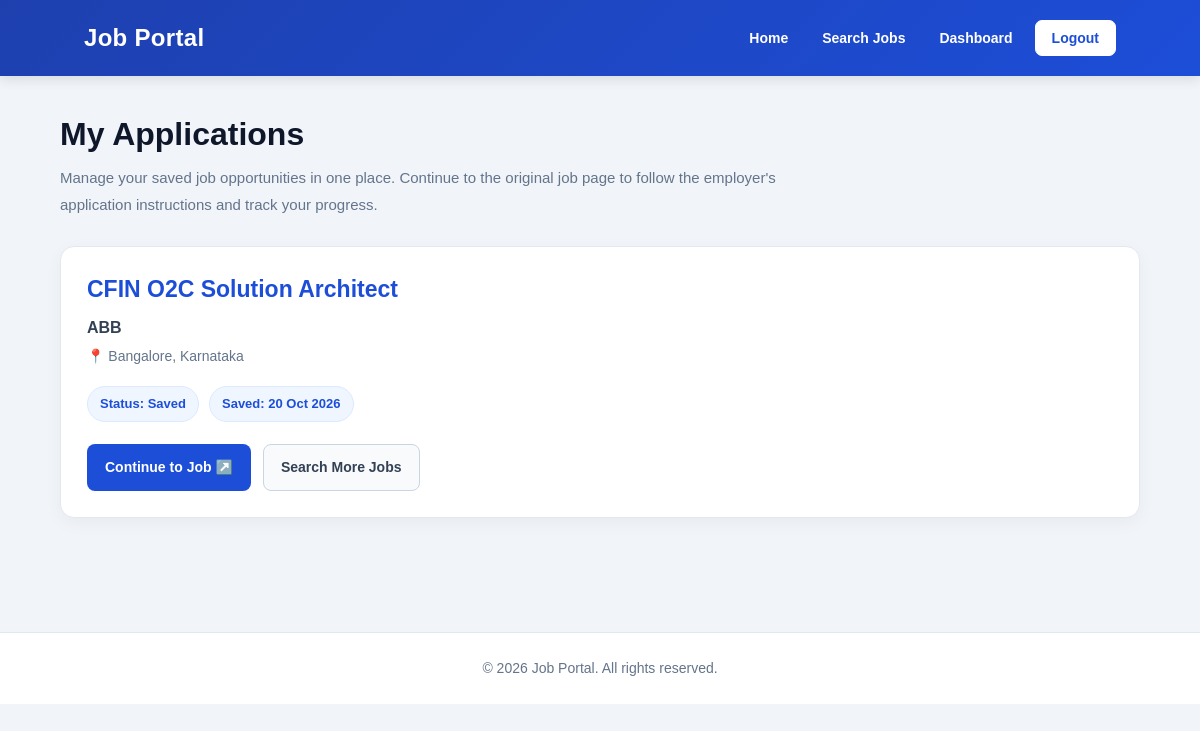
The app's page /my-applications/ (signed in) with its own data.
### jobs/models.py (models this page shows, shortened)
class Application(models.Model):
    STATUS_CHOICES = [
        ('saved', 'Saved'),
        ('applied', 'Applied'),
        ('in_progress', 'In Progress'),
        ('shortlisted', 'Shortlisted'),
        ('rejected', 'Rejected'),
    ]
    user = models.ForeignKey(
        User,
        on_delete=models.CASCADE,
        related_name='applications'
    )
    job_title = models.CharField(max_length=255)
    company = models.CharField(max_length=255)
    location = models.CharField(
        max_length=255,
        blank=True
    )
    job_url = models.URLField(max_length=1000)
    status = models.CharField(
        max_length=20,
        choices=STATUS_CHOICES,
        default='saved'
    )
    created_at = models.DateTimeField(auto_now_add=True)
    updated_at = models.DateTimeField(auto_now=True)
    class Meta:
        ordering = ['-created_at']
        constraints = [
            models.UniqueConstraint(
                fields=['user', 'job_url'],
                name='unique_user_saved_job'
            )
        ]

### jobs/views.py (the view)
@login_required
def my_applications(request):
    profile = get_profile(request)
    if profile is None or profile.role != "candidate":
        messages.error(request, "Ye page candidate accounts ke liye hai.")
        return redirect("home")
    applications = Application.objects.filter(
        user=request.user
    ).order_by("-created_at")
    return render(request, "my_applications.html", {
        "applications": applications,
    })

### jobs/views.py (called while the page is built)
def get_profile(request):
    try:
        return request.user.profile
    except Profile.DoesNotExist:
        return None

### templates/my_applications.html (shortened to what this page needs)
<!DOCTYPE html>
<html lang="en">
<head>
</head>
<body>
<header>
    <h2>Job Portal</h2>
    <nav>
        <a href="{% url 'home' %}">Home</a>
        <a href="{% url 'search_jobs' %}">Search Jobs</a>
        <a href="{% url 'candidate_dashboard' %}">Dashboard</a>
        <form method="POST"
              action="{% url 'logout' %}"
              class="logout-form">
            <button type="submit" class="logout-btn">
                Logout
            </button>
        </form>
    </nav>
</header>
<main class="container">
    <section class="page-heading">
        <h1>My Applications</h1>
        <p>
            Manage your saved job opportunities in one place.
            Continue to the original job page to follow the employer's
            application instructions and track your progress.
        </p>
    </section>
    {% for application in applications %}
        <article class="job-card">
            <h2>{{ application.job_title }}</h2>
            <p class="company">
                {{ application.company }}
            </p>
            <p class="location">
                📍 {{ application.location|default:"Location not specified" }}
            </p>
            <div class="details">
                <span class="tag">
                    Status: {{ application.get_status_display }}
                </span>
                <span class="tag">
                    Saved: {{ application.created_at|date:"d M Y" }}
                </span>
            </div>
            <div class="actions">
                <a
                    class="btn btn-primary"
                    href="{{ application.job_url }}"
                    target="_blank"
                    rel="noopener noreferrer"
                >
                    Continue to Job ↗️
                </a>
                <a
                    class="btn btn-secondary"
                    href="{% url 'search_jobs' %}"
                >
                    Search More Jobs
                </a>
            </div>
        </article>
    {% endfor %}
</main>
<footer>
    <p>
        &copy; {% now "Y" %} Job Portal. All rights reserved.
    </p>
</footer>
</body>
</html>

### templates/my_applications.html (style rules this page uses)
* { margin: 0; padding: 0; box-sizing: border-box; }
body { font-family: Arial, Helvetica, sans-serif; background: #f1f5f9; color: #1e293b; line-height: 1.6; }
header { background: linear-gradient(135deg, #1e40af, #1d4ed8); color: white; padding: 18px 7%; display: flex; justify-content: space-between; align-items: center; gap: 18px; flex-wrap: wrap; box-shadow: 0 3px 12px rgba(15, 23, 42, 0.12); }
header h2 { font-size: 24px; font-weight: 700; letter-spacing: 0.3px; }
nav { display: flex; align-items: center; gap: 10px; flex-wrap: wrap; }
nav a { color: white; text-decoration: none; font-size: 14px; font-weight: 600; padding: 9px 12px; border-radius: 7px; transition: background 0.25s ease; }
.logout-form { display: inline-flex; margin: 0; }
.logout-btn { background: white; color: #1d4ed8; border: 1px solid white; border-radius: 7px; padding: 9px 16px; font-size: 14px; font-weight: 700; cursor: pointer; transition: all 0.25s ease; }
.container { width: 90%; max-width: 1100px; margin: 38px auto; min-height: 60vh; }
.page-heading { margin-bottom: 28px; }
.page-heading h1 { font-size: 32px; line-height: 1.25; margin-bottom: 10px; color: #0f172a; }
.page-heading p { max-width: 780px; color: #64748b; font-size: 15px; line-height: 1.8; }
.job-card { background: #ffffff; padding: 26px; margin-bottom: 20px; border: 1px solid #e2e8f0; border-radius: 14px; box-shadow: 0 5px 18px rgba(15, 23, 42, 0.045); transition: transform 0.2s ease, box-shadow 0.2s ease; }
.job-card h2 { color: #1d4ed8; font-size: 23px; line-height: 1.4; margin-bottom: 9px; overflow-wrap: anywhere; }
.company { font-weight: 700; color: #334155; margin-bottom: 5px; }
.location { color: #64748b; font-size: 14px; margin-bottom: 18px; }
.details { display: flex; flex-wrap: wrap; gap: 10px; margin-bottom: 22px; }
.tag { display: inline-block; background: #eff6ff; color: #1d4ed8; border: 1px solid #dbeafe; padding: 7px 12px; border-radius: 20px; font-size: 13px; font-weight: 600; }
.actions { display: flex; gap: 12px; flex-wrap: wrap; align-items: center; }
.btn { display: inline-flex; justify-content: center; align-items: center; padding: 11px 17px; border-radius: 8px; text-decoration: none; font-weight: 700; border: 1px solid transparent; cursor: pointer; font-size: 14px; transition: all 0.25s ease; }
.btn-primary { background: #1d4ed8; color: white; }
.btn-secondary { background: #f8fafc; color: #334155; border-color: #cbd5e1; }
footer { text-align: center; padding: 24px 15px; margin-top: 35px; color: #64748b; font-size: 14px; border-top: 1px solid #e2e8f0; background: #ffffff; }

### records on screen
Application: job_title "CFIN O2C Solution Architect", company "ABB", location "Bangalore, Karnataka", status "Saved", created_at "20 Oct 2026"
